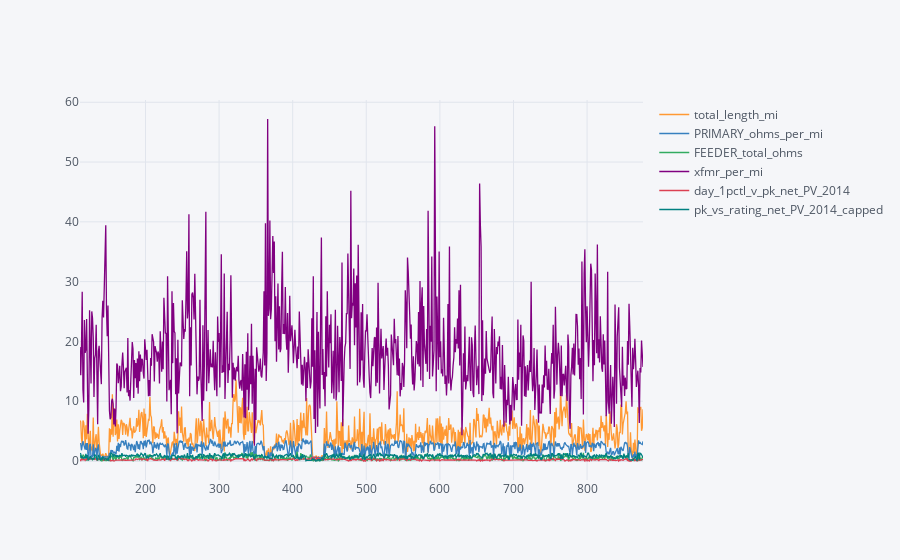

The notebook cell saved with this chart:
### Code cell
df.iplot()

### Figure 1 — Plotly figure (JSON) as saved in the notebook; plotly's stock layout.template omitted (floating-point values rounded to 4 significant figures; data arrays with more than 128 entries replaced by an {"elided": "..."} marker saying what was removed)
{"data": [{"line": {"color": "rgba(255, 153, 51, 1.0)", "dash": "solid", "shape": "linear", "width": 1.3}, "mode": "lines", "name": "total_length_mi", "text": "", "type": "scatter", "x": {"elided": "766 int values"}, "y": {"elided": "766 float values"}}, {"line": {"color": "rgba(55, 128, 191, 1.0)", "dash": "solid", "shape": "linear", "width": 1.3}, "mode": "lines", "name": "PRIMARY_ohms_per_mi", "text": "", "type": "scatter", "x": {"elided": "766 int values"}, "y": {"elided": "766 float values"}}, {"line": {"color": "rgba(50, 171, 96, 1.0)", "dash": "solid", "shape": "linear", "width": 1.3}, "mode": "lines", "name": "FEEDER_total_ohms", "text": "", "type": "scatter", "x": {"elided": "766 int values"}, "y": {"elided": "766 float values"}}, {"line": {"color": "rgba(128, 0, 128, 1.0)", "dash": "solid", "shape": "linear", "width": 1.3}, "mode": "lines", "name": "xfmr_per_mi", "text": "", "type": "scatter", "x": {"elided": "766 int values"}, "y": {"elided": "766 float values"}}, {"line": {"color": "rgba(219, 64, 82, 1.0)", "dash": "solid", "shape": "linear", "width": 1.3}, "mode": "lines", "name": "day_1pctl_v_pk_net_PV_2014", "text": "", "type": "scatter", "x": {"elided": "766 int values"}, "y": {"elided": "766 float values"}}, {"line": {"color": "rgba(0, 128, 128, 1.0)", "dash": "solid", "shape": "linear", "width": 1.3}, "mode": "lines", "name": "pk_vs_rating_net_PV_2014_capped", "text": "", "type": "scatter", "x": {"elided": "766 int values"}, "y": {"elided": "766 float values"}}], "layout": {"legend": {"bgcolor": "#F5F6F9", "font": {"color": "#4D5663"}}, "paper_bgcolor": "#F5F6F9", "plot_bgcolor": "#F5F6F9", "title": {"font": {"color": "#4D5663"}}, "xaxis": {"gridcolor": "#E1E5ED", "showgrid": true, "tickfont": {"color": "#4D5663"}, "title": {"font": {"color": "#4D5663"}, "text": ""}, "zerolinecolor": "#E1E5ED"}, "yaxis": {"gridcolor": "#E1E5ED", "showgrid": true, "tickfont": {"color": "#4D5663"}, "title": {"font": {"color": "#4D5663"}, "text": ""}, "zerolinecolor": "#E1E5ED"}}}
